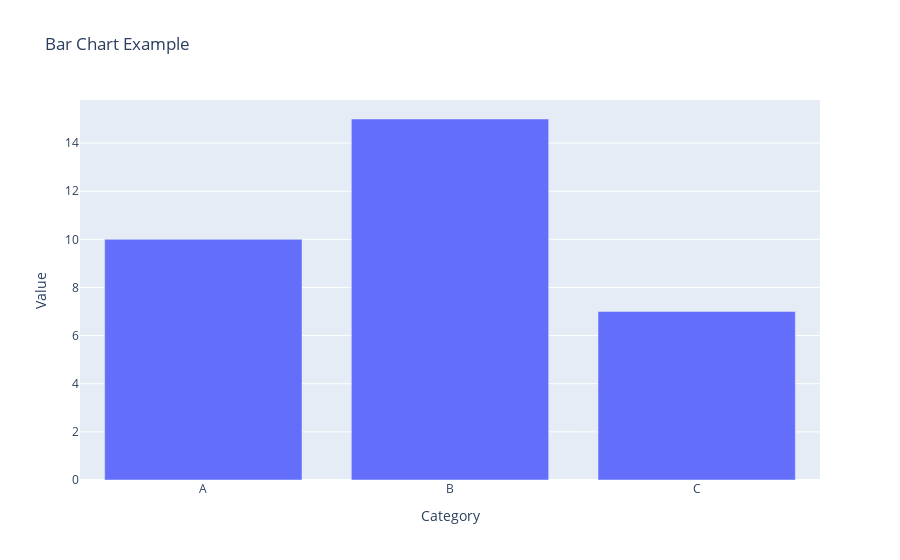

This figure's notebook cell:
### Markdown cell above
Difference Between a Bar Chart, Count Plot and Histogram
Feature:
Bar Chart: Used to compare different categories.	
Count Plot: Counts occurrences of categorical values.	
Histogram: Shows frequency distribution of numerical data.
X-axis:
Count Plot: Categories	
Bar Chart: Categories	
Histogram: Numerical ranges (bins)
Y-axis	
Bar Chart: Any values (e.g., sales, population)	
Count Plot: Count of occurrences	
Histogram: Frequency (how often values appear)

Examples of the three down below:

### Code cell
import plotly.express as px
data = {'Category': ['A', 'B', 'C'], 'Value': [10, 15, 7]}
fig = px.bar(data, x='Category', y='Value', title="Bar Chart Example")
fig.show()

### Figure 1 — Plotly figure (JSON) as saved in the notebook; plotly's stock layout.template omitted (floating-point values rounded to 4 significant figures)
{"data": [{"alignmentgroup": "True", "hovertemplate": "Category=%{x}<br>Value=%{y}<extra></extra>", "legendgroup": "", "marker": {"color": "#636efa", "pattern": {"shape": ""}}, "name": "", "offsetgroup": "", "orientation": "v", "showlegend": false, "textposition": "auto", "type": "bar", "x": ["A", "B", "C"], "xaxis": "x", "y": [10, 15, 7], "yaxis": "y"}], "layout": {"barmode": "relative", "legend": {"tracegroupgap": 0}, "title": {"text": "Bar Chart Example"}, "xaxis": {"anchor": "y", "domain": [0, 1], "title": {"text": "Category"}}, "yaxis": {"anchor": "x", "domain": [0, 1], "title": {"text": "Value"}}}}
